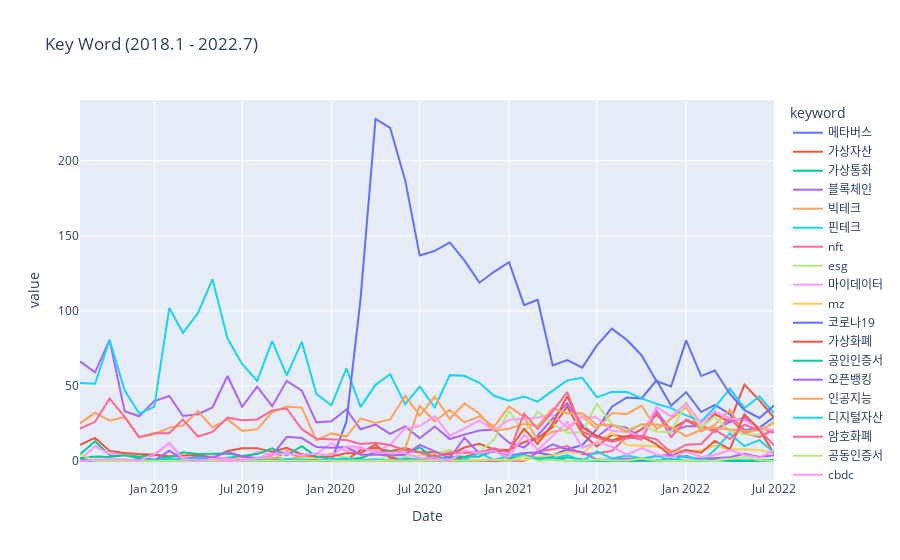

Notebook cell for this chart:
### Code cell
srch_wrd = ['메타버스','가상자산','가상통화','블록체인','빅테크','핀테크','nft','esg','마이데이터','mz',
        '코로나19','가상화폐','공인인증서','오픈뱅킹','인공지능','디지털자산','암호화폐','공동인증서','cbdc']
# 꺽은선 그래프
df3 = Df4plot(df_ks,srch_wrd)
fig = px.line(
    df3, x="Date", y='value', color="keyword", title="Key Word (2018.1 - 2022.7)"
)
fig.show()
